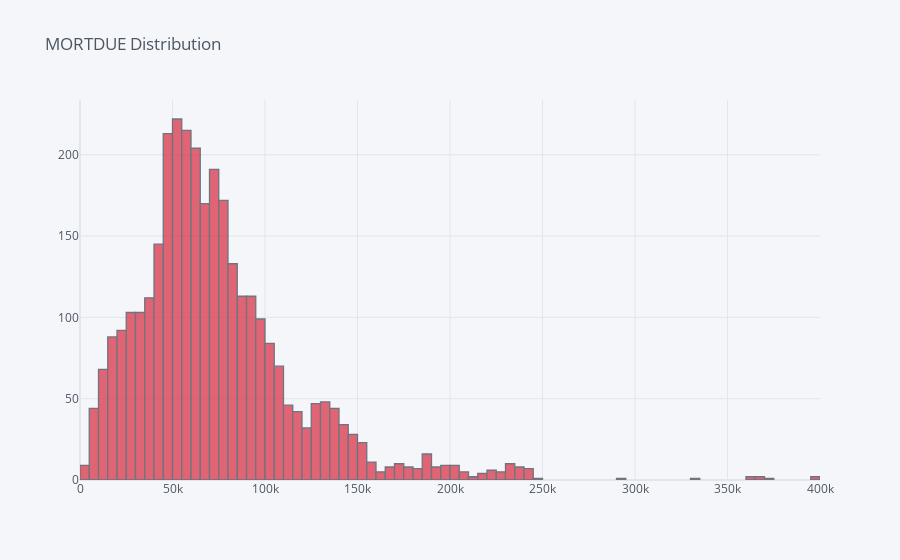
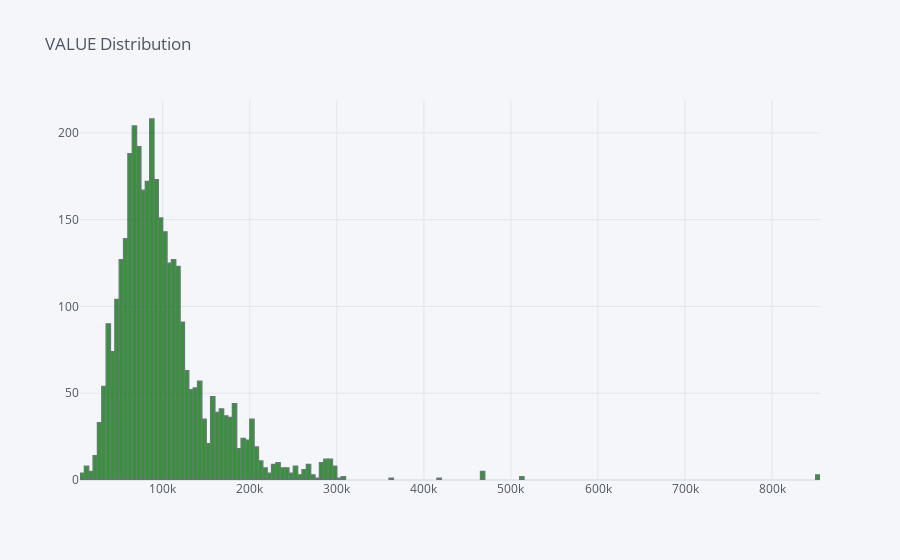
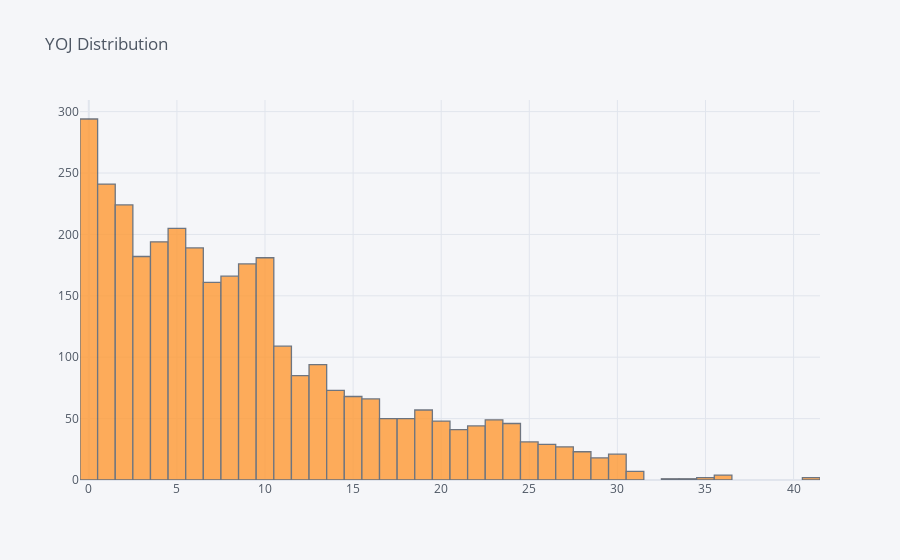
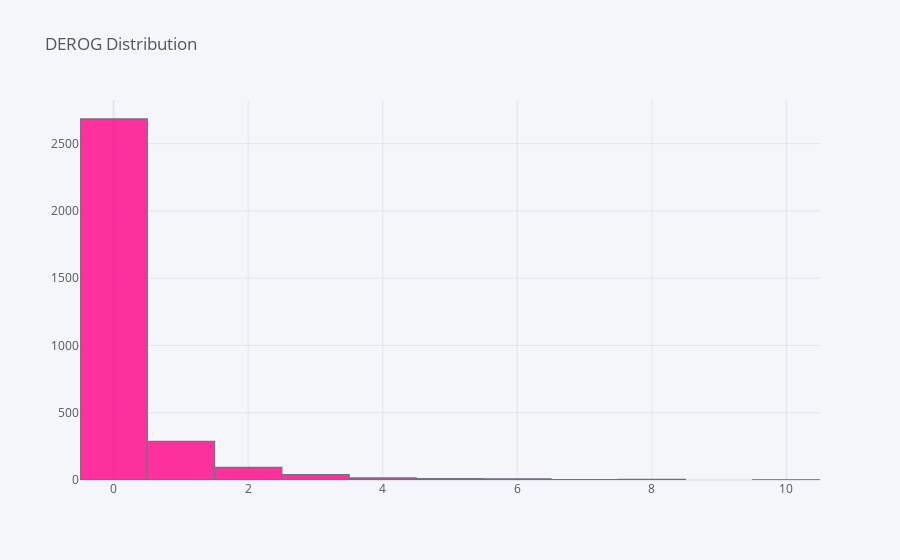

Notebook source saved alongside these figures, in order:
### Markdown cell above
now we will visualize this data:

### Code cell
colors = ["red","green","orange","pink","cyan","red","green","orange","pink"]
for color,col in enumerate(Floats):    
    Train[col].iplot(kind='histogram',title = f"{col} Distribution",color = colors[color], filename='histogram-subplots')

### Figure 1 — Plotly figure (JSON) as saved in the notebook; plotly's stock layout.template omitted (floating-point values rounded to 4 significant figures; data arrays with more than 128 entries replaced by an {"elided": "..."} marker saying what was removed)
{"data": [{"histfunc": "count", "histnorm": "", "marker": {"color": "rgba(219, 64, 82, 1.0)", "line": {"color": "#4D5663", "width": 1.3}}, "name": "MORTDUE", "opacity": 0.8, "orientation": "v", "type": "histogram", "x": {"elided": "3576 float values"}}], "layout": {"autosize": true, "barmode": "overlay", "legend": {"bgcolor": "#F5F6F9", "font": {"color": "#4D5663"}}, "paper_bgcolor": "#F5F6F9", "plot_bgcolor": "#F5F6F9", "title": {"font": {"color": "#4D5663"}, "text": "MORTDUE Distribution"}, "xaxis": {"autorange": true, "gridcolor": "#E1E5ED", "range": [0, 400000], "showgrid": true, "tickfont": {"color": "#4D5663"}, "title": {"font": {"color": "#4D5663"}, "text": ""}, "type": "linear", "zerolinecolor": "#E1E5ED"}, "yaxis": {"autorange": true, "gridcolor": "#E1E5ED", "range": [0, 233.7], "showgrid": true, "tickfont": {"color": "#4D5663"}, "title": {"font": {"color": "#4D5663"}, "text": ""}, "zerolinecolor": "#E1E5ED"}}}

### Figure 2 — Plotly figure (JSON) as saved in the notebook; plotly's stock layout.template omitted (floating-point values rounded to 4 significant figures; data arrays with more than 128 entries replaced by an {"elided": "..."} marker saying what was removed)
{"data": [{"histfunc": "count", "histnorm": "", "marker": {"color": "rgba(0, 128, 0, 1.0)", "line": {"color": "#4D5663", "width": 1.3}}, "name": "VALUE", "opacity": 0.8, "orientation": "v", "type": "histogram", "x": {"elided": "3576 float values"}}], "layout": {"autosize": true, "barmode": "overlay", "legend": {"bgcolor": "#F5F6F9", "font": {"color": "#4D5663"}}, "paper_bgcolor": "#F5F6F9", "plot_bgcolor": "#F5F6F9", "title": {"font": {"color": "#4D5663"}, "text": "VALUE Distribution"}, "xaxis": {"autorange": true, "gridcolor": "#E1E5ED", "range": [5000, 855000], "showgrid": true, "tickfont": {"color": "#4D5663"}, "title": {"font": {"color": "#4D5663"}, "text": ""}, "type": "linear", "zerolinecolor": "#E1E5ED"}, "yaxis": {"autorange": true, "gridcolor": "#E1E5ED", "range": [0, 218.9], "showgrid": true, "tickfont": {"color": "#4D5663"}, "title": {"font": {"color": "#4D5663"}, "text": ""}, "zerolinecolor": "#E1E5ED"}}}

### Figure 3 — Plotly figure (JSON) as saved in the notebook; plotly's stock layout.template omitted (floating-point values rounded to 4 significant figures; data arrays with more than 128 entries replaced by an {"elided": "..."} marker saying what was removed)
{"data": [{"histfunc": "count", "histnorm": "", "marker": {"color": "rgba(255, 153, 51, 1.0)", "line": {"color": "#4D5663", "width": 1.3}}, "name": "YOJ", "opacity": 0.8, "orientation": "v", "type": "histogram", "x": {"elided": "3576 float values"}}], "layout": {"autosize": true, "barmode": "overlay", "legend": {"bgcolor": "#F5F6F9", "font": {"color": "#4D5663"}}, "paper_bgcolor": "#F5F6F9", "plot_bgcolor": "#F5F6F9", "title": {"font": {"color": "#4D5663"}, "text": "YOJ Distribution"}, "xaxis": {"autorange": true, "gridcolor": "#E1E5ED", "range": [-0.5, 41.5], "showgrid": true, "tickfont": {"color": "#4D5663"}, "title": {"font": {"color": "#4D5663"}, "text": ""}, "type": "linear", "zerolinecolor": "#E1E5ED"}, "yaxis": {"autorange": true, "gridcolor": "#E1E5ED", "range": [0, 309.5], "showgrid": true, "tickfont": {"color": "#4D5663"}, "title": {"font": {"color": "#4D5663"}, "text": ""}, "zerolinecolor": "#E1E5ED"}}}

### Figure 4 — Plotly figure (JSON) as saved in the notebook; plotly's stock layout.template omitted (floating-point values rounded to 4 significant figures; data arrays with more than 128 entries replaced by an {"elided": "..."} marker saying what was removed)
{"data": [{"histfunc": "count", "histnorm": "", "marker": {"color": "rgba(255, 0, 136, 1.0)", "line": {"color": "#4D5663", "width": 1.3}}, "name": "DEROG", "opacity": 0.8, "orientation": "v", "type": "histogram", "x": {"elided": "3576 int values"}}], "layout": {"autosize": true, "barmode": "overlay", "legend": {"bgcolor": "#F5F6F9", "font": {"color": "#4D5663"}}, "paper_bgcolor": "#F5F6F9", "plot_bgcolor": "#F5F6F9", "title": {"font": {"color": "#4D5663"}, "text": "DEROG Distribution"}, "xaxis": {"autorange": true, "gridcolor": "#E1E5ED", "range": [-0.5, 10.5], "showgrid": true, "tickfont": {"color": "#4D5663"}, "title": {"font": {"color": "#4D5663"}, "text": ""}, "type": "linear", "zerolinecolor": "#E1E5ED"}, "yaxis": {"autorange": true, "gridcolor": "#E1E5ED", "range": [0, 2824.0], "showgrid": true, "tickfont": {"color": "#4D5663"}, "title": {"font": {"color": "#4D5663"}, "text": ""}, "zerolinecolor": "#E1E5ED"}}}
